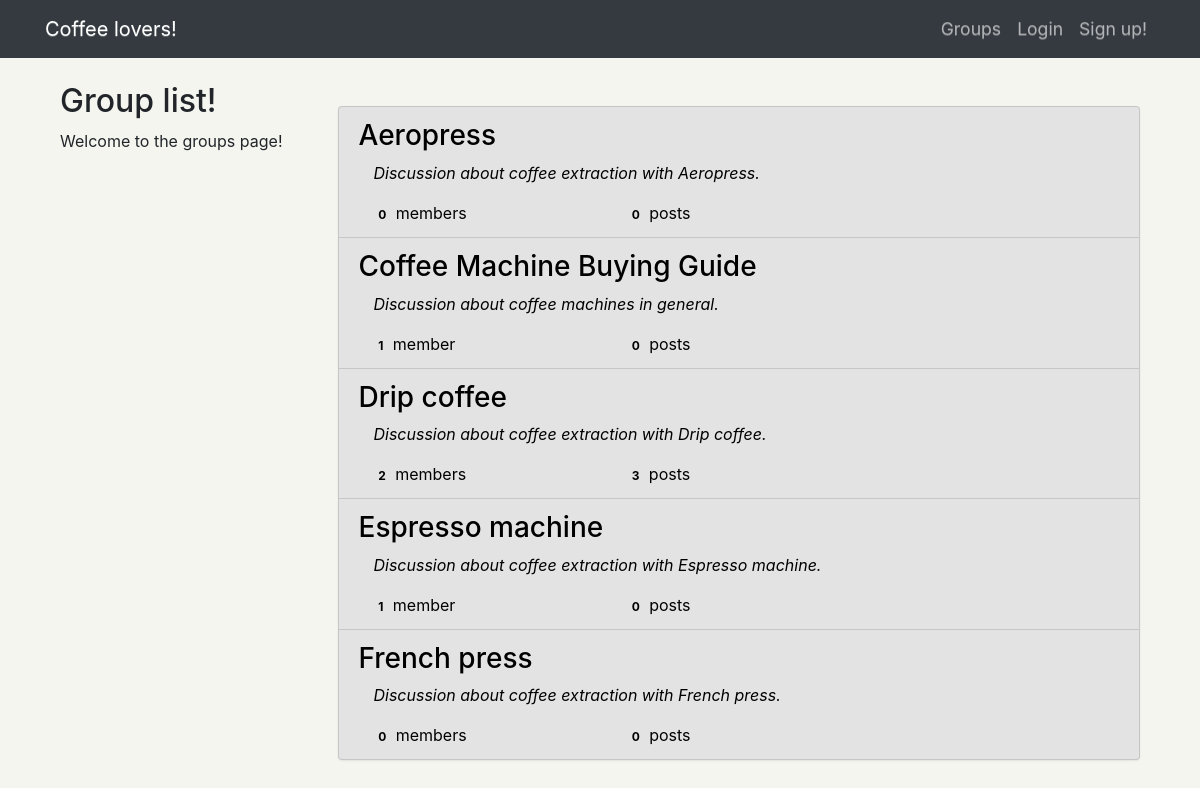
The app's page /groups/ with its own data.
### groups/models.py (models this page shows, shortened)
class Group(models.Model):
    name = models.CharField(max_length=255,unique=True)
    slug = models.SlugField(allow_unicode=True,unique=True)
    description = models.TextField(blank=True,default='')
    description_html = models.TextField(editable=False,default='',blank=True)
    members = models.ManyToManyField(User,through='GroupMember')
    class Meta():
        ordering = ['name']

### groups/views.py (the view)
# urls.py: path('',views.ListGroup.as_view(),name='all'),
class ListGroup(generic.ListView):
    model = Group

### groups/templates/groups/group_list.html (shortened to what this page needs)
{% extends "groups/group_base.html" %}
{% block pregroup %}
  <div class="col-md-3">
    <div class="content">
      <h2>Group list!</h2>
      <p>Welcome to the groups page!</p>
    </div>
  </div>
  <br>
{% endblock %}
{% block group_content %}
<div class="col-md-9">
  <br>
  <div class="list-group">
    {% for group in object_list %}
      <a class='list-group-item' href="{% url 'groups:single' slug=group.slug %}">
        <h3 class='title list-group-item-heading'>{{group.name}}</h3>
        <div class="list-group-item-text container-fluid">
          {{group.description_html|safe}}
          <div class="row list-group-item-details">
            <div class="col-md-4">
              <span class='badge'>{{group.members.count}}</span>
              member{{group.members.count|pluralize}}
            </div>
            <div class="col-md-4">
              <span class='badge'>{{group.posts.count}}</span>
              post{{group.posts.count|pluralize}}
            </div>
          </div>
        </div>
      </a>
    {% endfor %}
  </div>
</div>
{% endblock %}

### groups/templates/groups/group_base.html (shortened to what this page needs)
{% extends "base.html" %}
{% block content %}
  <div class="container">
    <div class="row">
      {% block pregroup %}{% endblock %}
      {% block group_content %}{% endblock %}
    </div>
  </div>
{% endblock %}

### templates/base.html (shortened to what this page needs)
<!DOCTYPE html>
{% load static %}
<html lang="en" dir="ltr">
  <head>
    <link rel="stylesheet" href="https://stackpath.bootstrapcdn.com/bootstrap/4.4.1/css/bootstrap.min.css">
    <link rel="stylesheet" href="https://maxcdn.bootstrapcdn.com/bootstrap/3.3.7/css/bootstrap-theme.min.css">
    <link href="https://maxcdn.bootstrapcdn.com/font-awesome/4.7.0/css/font-awesome.min.css" rel="stylesheet">
    <link rel="stylesheet" href="{% static 'socialforum/css/master.css' %}">
  </head>
  <body>
    <nav class='navbar navbar-expand-md navbar-toggleable-md navbar-dark bg-dark mynav sticky-top' roel='navigation' id='navbar'>
      <div class="container">
        <a class='navbar-brand mynav' href="{% url 'home' %}">Coffee lovers!</a>
        <div class="collapse navbar-collapse" id="navbarNav">
          <ul class='nav navbar-nav ml-auto'>
            {% if user.is_authenticated %}
              <li class="nav-item"> <a class='nav-link' href="{% url 'posts:create' %}">Post</a> </li>
              <li class="nav-item"> <a class='nav-link' href="{% url 'groups:all' %}">Groups</a> </li>
              <li class="nav-item"> <a class='nav-link' href="{% url 'groups:create' %}">Create Group</a> </li>
              <li class="nav-item"> <a class='nav-link' href="{% url 'accounts:logout' %}">Log out!</a> </li>
            {% else %}
              <li class="nav-item"> <a class='nav-link' href="{% url 'groups:all' %}">Groups</a> </li>
              <li class="nav-item"> <a class='nav-link' href="{% url 'accounts:login' %}">Login</a> </li>
              <li class="nav-item"> <a class='nav-link' href="{% url 'accounts:signup' %}">Sign up!</a> </li>
            {% endif %}
          </ul>
        </div>
      </div>
    </nav>
    <br>
    <div class="container">
      {% block content %}
      {% endblock %}
    </div>
  </body>
</html>

### static/socialforum/css/master.css (style rules this page uses)
body { height: 100%; width: 100%; overflow: scroll; background: #f5f5f0; margin: 0; }
.nav-item { font-size: 1.1em; }
.list-group-item { background: #e3e3e3; color: black; }
.list-group-item-text { font-style: italic; }
.list-group-item-details { font-style:normal; }

### records on screen
Group: name "Aeropress", description_html "Discussion about coffee extraction with Aeropress.", members.count "0", posts.count "0"
Group: name "Coffee Machine Buying Guide", description_html "Discussion about coffee machines in general.", members.count "1", posts.count "0"
Group: name "Drip coffee", description_html "Discussion about coffee extraction with Drip coffee.", members.count "2", posts.count "3"
Group: name "Espresso machine", description_html "Discussion about coffee extraction with Espresso machine.", members.count "1", posts.count "0"
Group: name "French press", description_html "Discussion about coffee extraction with French press.", members.count "0", posts.count "0"
